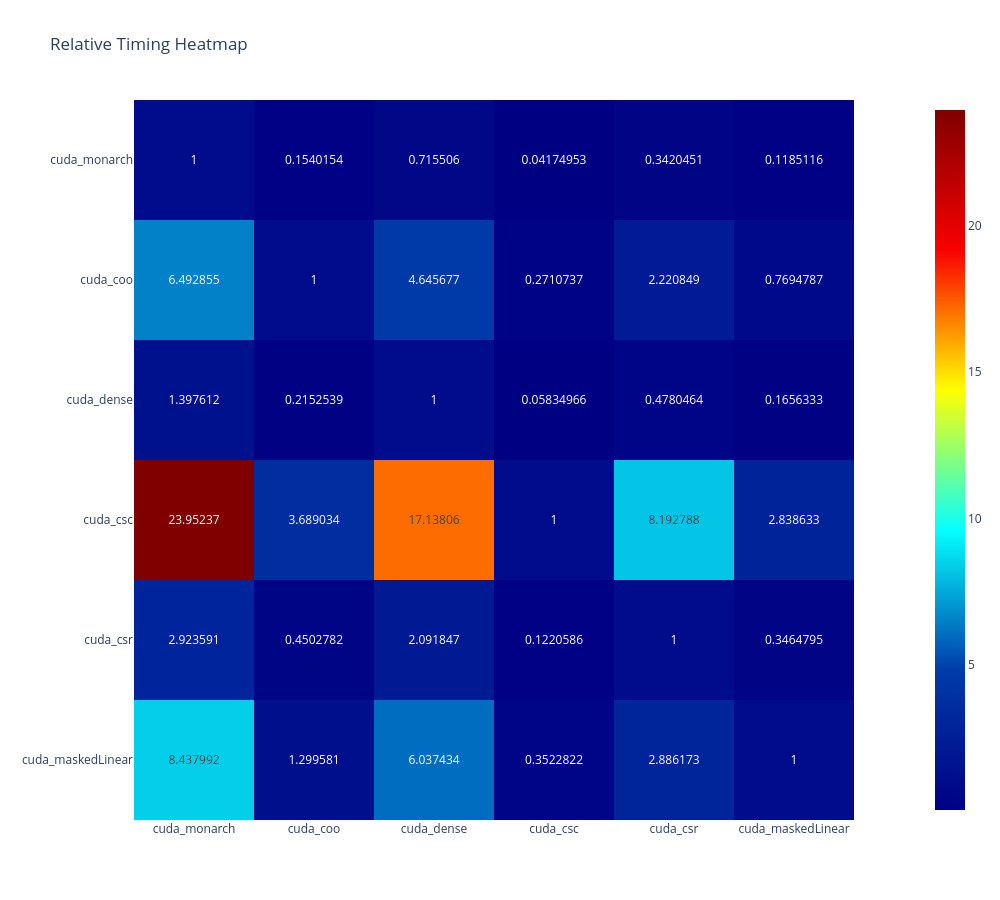
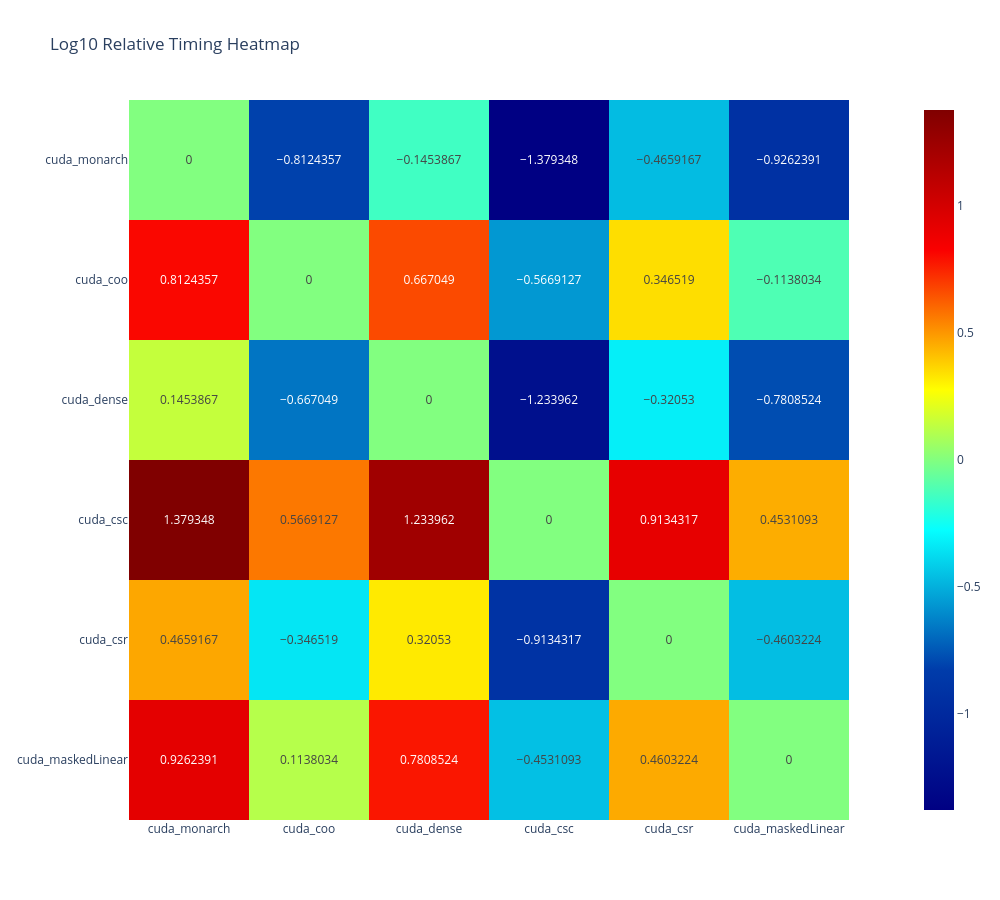

Notebook cell for these charts, in order:
### Code cell
matrix_size = 1024*16
matrix_entries = (matrix_size**2)/8
device = "cuda"
matrix_types = ["monarch","coo","csc","csr","dense","maskedLinear"]
make_plot(matrix_size, matrix_entries, device, matrix_types=matrix_types)

### Figure 1 — Plotly figure (JSON) as saved in the notebook; plotly's stock layout.template omitted (floating-point values rounded to 4 significant figures)
{"data": [{"coloraxis": "coloraxis", "hovertemplate": "x: %{x}<br>y: %{y}<br>color: %{z}<extra></extra>", "name": "0", "texttemplate": "%{z}", "type": "heatmap", "x": ["cuda_monarch", "cuda_coo", "cuda_dense", "cuda_csc", "cuda_csr", "cuda_maskedLinear"], "xaxis": "x", "y": ["cuda_monarch", "cuda_coo", "cuda_dense", "cuda_csc", "cuda_csr", "cuda_maskedLinear"], "yaxis": "y", "z": [[1, 0.154, 0.7155, 0.04175, 0.342, 0.1185], [6.493, 1, 4.646, 0.2711, 2.221, 0.7695], [1.398, 0.2153, 1, 0.05835, 0.478, 0.1656], [23.95, 3.689, 17.14, 1, 8.193, 2.839], [2.924, 0.4503, 2.092, 0.1221, 1, 0.3465], [8.438, 1.3, 6.037, 0.3523, 2.886, 1]]}], "layout": {"coloraxis": {"colorscale": [[0, "rgb(0,0,131)"], [0.2, "rgb(0,60,170)"], [0.4, "rgb(5,255,255)"], [0.6, "rgb(255,255,0)"], [0.8, "rgb(250,0,0)"], [1, "rgb(128,0,0)"]]}, "height": 900, "title": {"text": "Relative Timing Heatmap"}, "width": 1000, "xaxis": {"anchor": "y", "constrain": "domain", "domain": [0, 1], "scaleanchor": "y"}, "yaxis": {"anchor": "x", "autorange": "reversed", "constrain": "domain", "domain": [0, 1]}}}

### Figure 2 — Plotly figure (JSON) as saved in the notebook; plotly's stock layout.template omitted (floating-point values rounded to 4 significant figures)
{"data": [{"coloraxis": "coloraxis", "hovertemplate": "x: %{x}<br>y: %{y}<br>color: %{z}<extra></extra>", "name": "0", "texttemplate": "%{z}", "type": "heatmap", "x": ["cuda_monarch", "cuda_coo", "cuda_dense", "cuda_csc", "cuda_csr", "cuda_maskedLinear"], "xaxis": "x", "y": ["cuda_monarch", "cuda_coo", "cuda_dense", "cuda_csc", "cuda_csr", "cuda_maskedLinear"], "yaxis": "y", "z": [[0, -0.8124, -0.1454, -1.379, -0.4659, -0.9262], [0.8124, 0, 0.667, -0.5669, 0.3465, -0.1138], [0.1454, -0.667, 0, -1.234, -0.3205, -0.7809], [1.379, 0.5669, 1.234, 0, 0.9134, 0.4531], [0.4659, -0.3465, 0.3205, -0.9134, 0, -0.4603], [0.9262, 0.1138, 0.7809, -0.4531, 0.4603, 0]]}], "layout": {"coloraxis": {"colorscale": [[0, "rgb(0,0,131)"], [0.2, "rgb(0,60,170)"], [0.4, "rgb(5,255,255)"], [0.6, "rgb(255,255,0)"], [0.8, "rgb(250,0,0)"], [1, "rgb(128,0,0)"]]}, "height": 900, "title": {"text": "Log10 Relative Timing Heatmap"}, "width": 1000, "xaxis": {"anchor": "y", "constrain": "domain", "domain": [0, 1], "scaleanchor": "y"}, "yaxis": {"anchor": "x", "autorange": "reversed", "constrain": "domain", "domain": [0, 1]}}}
